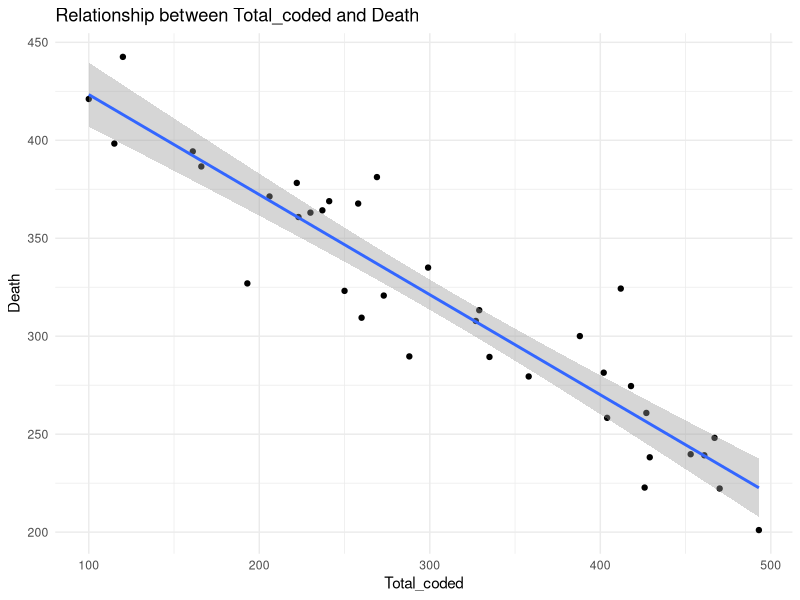

R code for this plot:
#### Preamble ####
# Purpose: Simulates data to predict issues that we may encounter with the real datasets
# Author: Sandy Yu
# Date: 5 March, 2024
# Contact: jingying.yu@mail.utoronto.ca 
# License: MIT
# Pre-requisites: look at sketches file or have a basic understanding of what the data is used for


#### Workspace setup ####
library(tidyverse)
library(ggplot2)

#### Simulate data ####
# Set seed for reproducibility
set.seed(21)

# Create Month_id column
Month_id <- 1:36
# Create Total_coded column with random samples between 100 and 500
Total_coded <- sample(100:500, 36, replace = TRUE)
# Create Referred column with random samples between 0 and 60
Referred <- sample(0:60, 36, replace = TRUE)
# Create Informed column with random samples between 0 and 60
Informed <- sample(0:60, 36, replace = TRUE)
# Generate Death values inversely proportional to the values of the other variables
Death <- 500 - Total_coded/2 - Referred/2 - Informed/2 + rnorm(36, 0, 20)

# Combine all columns into a data frame
simulated_data <- data.frame(Month_id, Total_coded, Referred, Informed, Death)

# Plot Total_coded against Death
ggplot(simulated_data, aes(x = Total_coded, y = Death)) +
  geom_point() +  # Add points
  geom_smooth(method = "lm", se = TRUE) +  # Add linear regression line
  labs(title = "Relationship between Total_coded and Death",
       x = "Total_coded", y = "Death") +  # Set titles for axes
  theme_minimal()  # Set minimal theme



